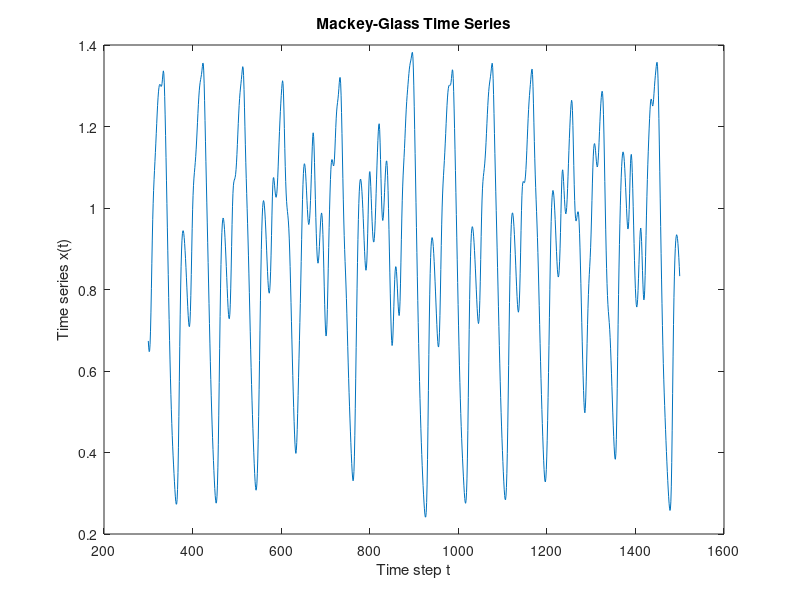
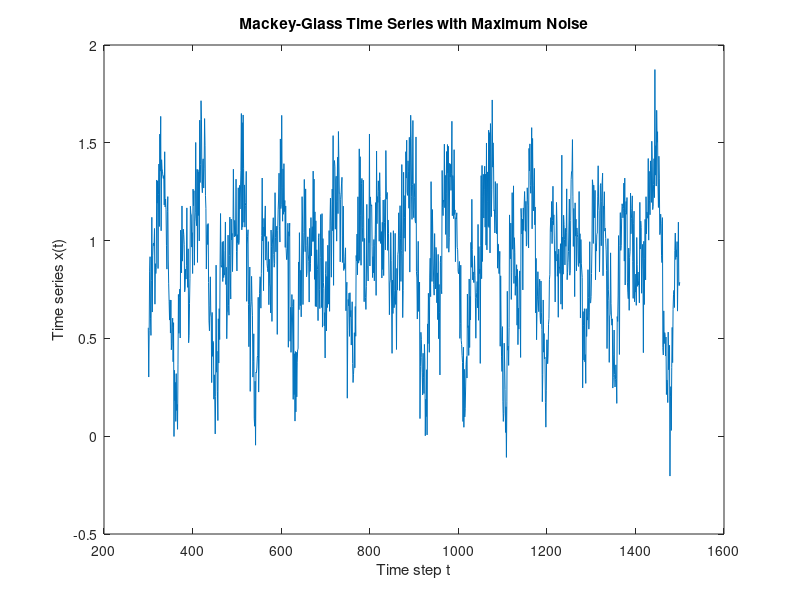

MATLAB code to generate these figures, in order: (Note: this script raises an error after producing the figures.)
% _______________________________4.3.0______________________________________ 
%% Generate data 

format shortE

% Generate Mackay-Glass data points with Eulers method
data = zeros(1, 1700);                     % -100 to 1600
data(100) = 1.5;                           % x_0
for i=100:1699
    data(i+1)= data(i) + 0.2*data(i-25)/(1 + (data(i-25))^10) - 0.1*data(i);
end

% Generate input and output data (x and t)
n = 1200;
x = zeros(5,n);
t = zeros(1,n);
for i=301:1500
    x(:,i-300) = [data(i-20), data(i-15), data(i-10), data(i-5), data(i)];
    t(i-300) = data(i+5);
end

figure
plot(linspace(300,1500,1200), t)
title({['Mackey-Glass Time Series']})
ylabel('Time series x(t)')
xlabel('Time step t')

figure
t_noise = t + normrnd(0, 0.18, [1,n]);
plot(linspace(300,1500,1200), t_noise)
title({['Mackey-Glass Time Series with Maximum Noise']})
ylabel('Time series x(t)')
xlabel('Time step t')

% _______________________________4.3.1______________________________________ 
%% Two-layer perceptron for time series predicition 

% Choose a Training Function (help nntrain)
trainFcn = 'trainscg'; % Scaled conjugate gradient backpropagation.

% Early stopping
%net.trainParam.max_fail = 6;    % Maximum validation failures

% Setup Division of Data for Training, Validation, Testing
net.divideFcn = 'divideblock';          % No shuffling, we want consecutive blocks
net.divideMode = 'sample';
net.divideParam.trainRatio = 60/100;
net.divideParam.valRatio = 20/100;
net.divideParam.testRatio = 20/100;

% Choose a Performance Function (help nnperformance)
net.performFcn = 'mse';  % Mean Squared Error

% Choose Plot Functions (help nnplot)
net.plotFcns = {'plotperform', 'plotfit'};

% Configurations
reg_strength = [0.0, 0.25, 0.5, 0.75 , 1.0];
hidden = [2, 4, 6, 8];

% Calculate average mse and std for each configuration 
av_train_mse_matrix = zeros(length(reg_strength), length(hidden));
av_val_mse_matrix = zeros(length(reg_strength), length(hidden));
av_test_mse_matrix = zeros(length(reg_strength), length(hidden));

std_train_mse_matrix = zeros(length(reg_strength), length(hidden));
std_val_mse_matrix = zeros(length(reg_strength), length(hidden));
std_test_mse_matrix = zeros(length(reg_strength), length(hidden));

best_test = 1000;

for r = 1:length(reg_strength)
    weights = [];
    for h = 1:length(hidden) 
        % Set strength of regularization 
        net.performParam.regularization = reg_strength(r);
        % Set number of hidden nodes
        hiddenLayerSize = hidden(h);

        % Create a Fitting Network 
        net = fitnet(hiddenLayerSize,trainFcn);
        
        % Initialize mse for this configuration
        train_mse = [];
        val_mse = [];
        test_mse = [];

        % Repeat for valid statistics
        repeats = 100;
        for i = 1:repeats;
            % Initalize
            net = init(net);

            % Train the Network
            [net,tr] = train(net,x,t);

            % Test the Network
            y = net(x);
            e = gsubtract(t,y);
            %performance = perform(net,t,y);
            nntraintool close;

            % Recalculate Training, Validation and Test Performance
            trainTargets = t .* tr.trainMask{1};
            trainPerformance = perform(net,trainTargets,y);
            train_mse = [train_mse trainPerformance];

            valTargets = t .* tr.valMask{1};
            valPerformance = perform(net,valTargets,y);
            val_mse = [val_mse valPerformance];

            testTargets = t .* tr.testMask{1};
            testPerformance = perform(net,testTargets,y);
            test_mse = [test_mse testPerformance];
            
            weights = [weights; net.iw{1,1}];
            
        end
        av_train_mse_matrix(r,h) = mean(train_mse);
        av_val_mse_matrix(r,h) = mean(val_mse);
        av_test_mse_matrix(r,h) = mean(test_mse);  
        
        std_train_mse_matrix(r,h) = std(train_mse);
        std_val_mse_matrix(r,h) = std(val_mse);
        std_test_mse_matrix(r,h) = std(test_mse);  
        
        % Plot a test prediction for an example model of better configuration
        if av_val_mse_matrix(r,h) < best_test
            figure
            hold on
            plot(linspace(1261, 1500, 240), y(961:1200));
            plot(linspace(1261, 1500, 240), t(961:1200));
            title({['Best Model']; ['Strength of Regularisation: ' num2str(reg_strength(r))]; ['Number of Hidden Nodes: ' num2str(hidden(h))]})
            ylabel('Time series x(t)')
            xlabel('Time step t')
            legend('Test targets','Test predictions')
            best_test = av_val_mse_matrix(r,h);
            
            figure
            hold on
            plot(linspace(1261, 1500, 240), e(961:1200));
            title({['Best Model']; ['Strength of Regularisation: ' num2str(reg_strength(r))]; ['Number of Hidden Nodes: ' num2str(hidden(h))]})
            ylabel('Error')
            xlabel('Time step t')
            legend('Test error')
        end
        
    end
    
    figure
    histogram(weights, 'BinWidth', 0.25)
    title({['Histogram of Weights']; ['Strength of Regularisation: ' num2str(reg_strength(r))]});
    xlabel('Weight value')
    ylabel('Counts')
end

av_val_mse_matrix
std_val_mse_matrix

% _______________________________4.3.2______________________________________ 
%% Three-layer perceptron for noisy time series predicition 

% Choose a Training Function (help nntrain)
trainFcn = 'trainscg'; % Scaled conjugate gradient backpropagation.

% Early stopping
%net.trainParam.max_fail = 6;    % Maximum validation failures

% Setup Division of Data for Training, Validation, Testing
net.divideFcn = 'divideblock';          % No shuffling, we want consecutive blocks
net.divideMode = 'sample';
net.divideParam.trainRatio = 60/100;
net.divideParam.valRatio = 20/100;
net.divideParam.testRatio = 20/100;

% Choose a Performance Function (help nnperformance)
net.performFcn = 'mse';  % Mean Squared Error

% Choose Plot Functions (help nnplot)
net.plotFcns = {'plotperform', 'plotfit'};

% Configurations
reg_strength = [0.0, 0.25, 0.5, 0.75 , 1.0];
hidden = [2, 4, 6, 8];
% Noise parameters
sigma = [0.03, 0.09, 0.18];

% Calculate average mse and std for each configuration 
av_test_mse_matrix = zeros(length(reg_strength), length(hidden));
std_test_mse_matrix = zeros(length(reg_strength), length(hidden));

for s = 1:length(sigma)
    for r = 1:length(reg_strength)
        for h = 1:length(hidden) 
            % Set strength of regularization 
            net.performParam.regularization = reg_strength(r);
            % Set number of hidden nodes
            hiddenLayerSize = hidden(h);

            % Create a Fitting Network 
            net = fitnet([6,hiddenLayerSize],trainFcn);

            % Initialize mse for this configuration
            train_mse = [];
            val_mse = [];
            test_mse = [];

            % Repeat for valid statistics
            repeats = 100;
            for i = 1:repeats;
                % Initalize
                net = init(net);
                
                t_noise = t + normrnd(0, sigma(s), [1,n]);

                % Train the Network
                [net,tr] = train(net,x,t_noise);

                % Test the Network
                y = net(x);
                %e = gsubtract(t_noise,y);
                %performance = perform(net,t,y);
                nntraintool close;

                % Recalculate Test Performance
                testTargets = t_noise .* tr.testMask{1};
                testPerformance = perform(net,testTargets,y);
                test_mse = [test_mse testPerformance];

            end
            av_test_mse_matrix(r,h) = mean(test_mse);  
            std_test_mse_matrix(r,h) = std(test_mse);  
        end
    end
    
    sigma(s)
    av_test_mse_matrix
    std_test_mse_matrix
end

%% Continued - evaluate two-layer

% Choose a Training Function (help nntrain)
trainFcn = 'trainscg'; % Scaled conjugate gradient backpropagation.

% Early stopping
%net.trainParam.max_fail = 6;    % Maximum validation failures

% Setup Division of Data for Training, Validation, Testing
net.divideFcn = 'divideblock';          % No shuffling, we want consecutive blocks
net.divideMode = 'sample';
net.divideParam.trainRatio = 60/100;
net.divideParam.valRatio = 20/100;
net.divideParam.testRatio = 20/100;

% Choose a Performance Function (help nnperformance)
net.performFcn = 'mse';  % Mean Squared Error

% Choose Plot Functions (help nnplot)
net.plotFcns = {'plotperform', 'plotfit'};

% Noise parameters
sigma = [0.03, 0.09, 0.18];

for s = 1:length(sigma)
    % Set strength of regularization 
    net.performParam.regularization = 0.00;
    % Set number of hidden nodes
    hiddenLayerSize = 6;

    % Create a Fitting Network 
    net = fitnet(hiddenLayerSize,trainFcn);

    % Initialize mse for this configuration
    test_mse = [];

    % Repeat for valid statistics
    repeats = 100;
    for i = 1:repeats
        % Initalize
        net = init(net);

        t_noise = t + normrnd(0, sigma(s), [1,n]);

        % Train the Network
        [net,tr] = train(net,x,t_noise);

        % Test the Network
        y = net(x);
        %e = gsubtract(t_noise,y);
        %performance = perform(net,t,y);
        nntraintool close;

        % Recalculate Test Performance
        testTargets = t_noise .* tr.testMask{1};
        testPerformance = perform(net,testTargets,y);
        test_mse = [test_mse testPerformance];
    end
    
    sigma(s)
    av_test_mse = mean(test_mse)
    std_test_mse = std(test_mse)
end

%% Evaluate convergence 

% Choose a Training Function (help nntrain)
trainFcn = 'trainscg'; % Scaled conjugate gradient backpropagation.

% Early stopping
%net.trainParam.max_fail = 6;    % Maximum validation failures

% Setup Division of Data for Training, Validation, Testing
net.divideFcn = 'divideblock';          % No shuffling, we want consecutive blocks
net.divideMode = 'sample';
net.divideParam.trainRatio = 60/100;
net.divideParam.valRatio = 20/100;
net.divideParam.testRatio = 20/100;

% Choose a Performance Function (help nnperformance)
net.performFcn = 'mse';  % Mean Squared Error

% Choose Plot Functions (help nnplot)
net.plotFcns = {'plotperform', 'plotfit'};

% Configurations
reg_strength = [0.00];
hidden = [2, 4, 6, 8];
% Noise parameters
sigma = [0.03];

% Calculate average mse for each configuration 

for s = 1:length(sigma)
    for r = 1:length(reg_strength)
        for h = 1:length(hidden) 
            % Set strength of regularization 
            net.performParam.regularization = reg_strength(r);
            % Set number of hidden nodes
            hiddenLayerSize = hidden(h);

            % Create a Fitting Network 
            net = fitnet([6,hiddenLayerSize],trainFcn);

            % Repeat for valid statistics
            repeats = 100;
            cost = [];
            time = [];
            for i = 1:repeats;
                % Initalize
                net = init(net);
                
                t_noise = t + normrnd(0, sigma(s), [1,n]);

                % Train the Network
                time_i = cputime;
                [net,tr] = train(net,x,t_noise);
                time_e = cputime-time_i;
                nntraintool close;
                
                time = [time  time_e];
                cost = [cost tr.num_epochs];

            end
            h
            av_cost = mean(cost)
            std_cost = std(cost)
            
            av_time = mean(time)
            std_time = std(time)
        end
    end
end

%%

for s = 1:length(sigma)
    % Set strength of regularization 
    net.performParam.regularization = 0.00;
    % Set number of hidden nodes
    hiddenLayerSize = 6;

    % Create a Fitting Network 
    net = fitnet(hiddenLayerSize,trainFcn);

    % Repeat for valid statistics
    repeats = 100;
    cost = [];
    time = [];
    for i = 1:repeats;
        % Initalize
        net = init(net);

        t_noise = t + normrnd(0, sigma(s), [1,n]);

        % Train the Network
        time_i = cputime;
        [net,tr] = train(net,x,t_noise);
        time_e = cputime-time_i;
        nntraintool close;
        
        time = [time  time_e];
        cost = [cost tr.num_epochs];

    end
    
    av_cost = mean(cost)
    std_cost = std(cost)

    av_time = mean(time)
    std_time = std(time)

end


